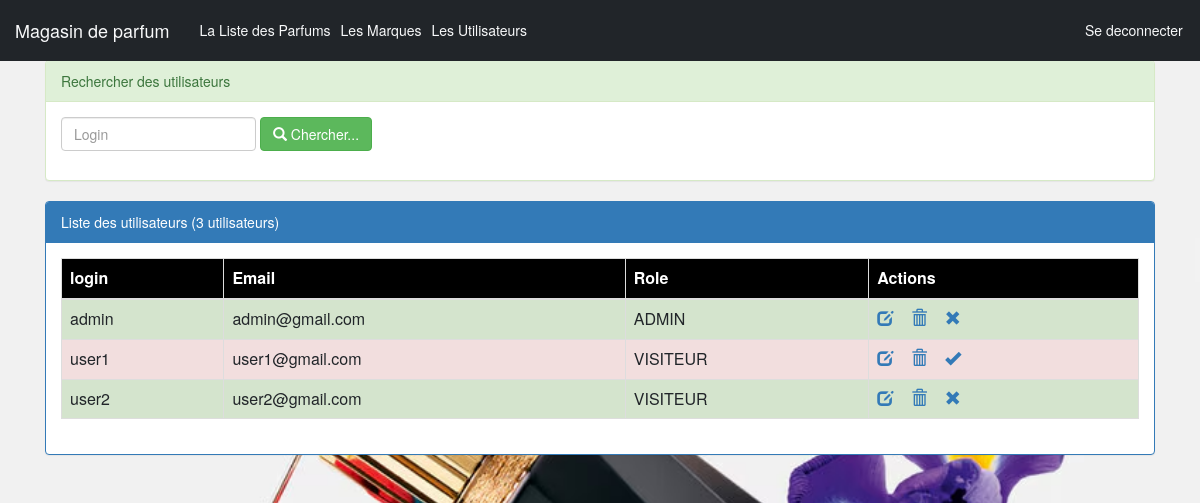
Screenshot of /pages/utilisateurs.php (signed in) with the database file from the repository.
### tables this page shows
create table utilisateur(
    iduser int(4) auto_increment primary key,
    login varchar(50),
    email varchar(255),
    role varchar(50),    
    etat int(1),         
    pwd varchar(255)
);

### pages/utilisateurs.php (the view, shortened to what this page needs)
<?php
    require_once("connexiondb.php");
    $login=isset($_GET['login'])?$_GET['login']:"";
    $requeteUser="select * from utilisateur where login like '%$login%'";
    $requeteCount="select count(*) countUser from utilisateur";
    $resultatUser=$pdo->query($requeteUser);
    $resultatCount=$pdo->query($requeteCount);
    $tabCount=$resultatCount->fetch();
    $nbrUser=$tabCount['countUser'];
?>
<HTML>
    <head>
        <link rel="stylesheet" type="text/css" href="../css/bootstrap.min.css">
        <link rel="stylesheet" type="text/css" href="../css/monstyle.css">
        <link rel="stylesheet" href="https://maxcdn.bootstrapcdn.com/bootstrap/3.4.1/css/bootstrap.min.css">
    </head>
    <body>
        <?php include("menu.php"); ?>
        <div class="container">
            <div class="panel panel-success margetop">
				<div class="panel-heading">Rechercher des utilisateurs</div>
				<div class="panel-body">
					<form method="get" action="utilisateurs.php" class="form-inline">
						<div class="form-group">
                            <input type="text" name="login"
                                   placeholder="Login"
                                   class="form-control"
                                   value="<?php echo $login ?>"/>
                        </div>
				        <button type="submit" class="btn btn-success">
                            <span class="glyphicon glyphicon-search"></span>
                            Chercher...
                        </button>
					</form>
				</div>
			</div>
            <div class="panel panel-primary">
                <div class="panel-heading">Liste des utilisateurs (<?php echo $nbrUser ?> utilisateurs)</div>
                <div class="panel-body">
                    <table class="table table-striped table-bordered">
                        <thead>
                            <tr>
                                <th>login</th> <th>Email</th> <th>Role</th> <th>Actions</th>
                            </tr>
                        </thead>
                        <tbody>
                            <?php while($user=$resultatUser->fetch()){ ?>
                                <tr class="<?php echo $user['etat']==1?'success':'danger'?>">
                                    <td><?php echo $user['login'] ?> </td>
                                    <td><?php echo $user['email'] ?> </td>
                                    <td><?php echo $user['role'] ?> </td>
                                   <td>
                                        <a href="editerUtilisateur.php?idUser=<?php echo $user['iduser'] ?>">
                                            <span class="glyphicon glyphicon-edit"></span>
                                        </a>
                                        <a onclick="return confirm('Etes vous sur de vouloir supprimer cet utilisateur')"
                                            href="supprimerUtilisateur.php?idUser=<?php echo $user['iduser'] ?>">
                                                <span class="glyphicon glyphicon-trash"></span>
                                        </a>
                <a href="activerUtilisateur.php?idUser=<?php echo $user['iduser'] ?>&etat=<?php echo $user['etat']  ?>">
                                                <?php
                                                    if($user['etat']==1)
                                                        echo '<span class="glyphicon glyphicon-remove"></span>';
                                                    else
                                                        echo '<span class="glyphicon glyphicon-ok"></span>';
                                                ?>
                                            </a>
                                        </td>
                                </tr>
                             <?php } ?>
                        </tbody>
                    </table>
                </div>
            </div>
        </div>
    </body>
</HTML>

### css/monstyle.css (style rules this page uses)
.margetop { margin-top: 60px; }

### pages/utilisateurs.php (style rules this page uses)
body { background-image: url('../images/pic2.avif'); background-size: cover; background-position: center; }
table thead { background-color: #000; color: #fff; }

### rows the page displays
utilisateur: login "admin", email "admin@gmail.com", role "ADMIN", etat 1 (drawn)
utilisateur: login "user1", email "user1@gmail.com", role "VISITEUR", etat 0 (drawn)
utilisateur: login "user2", email "user2@gmail.com", role "VISITEUR", etat 1 (drawn)

### other values shown
$nbrUser "3"
